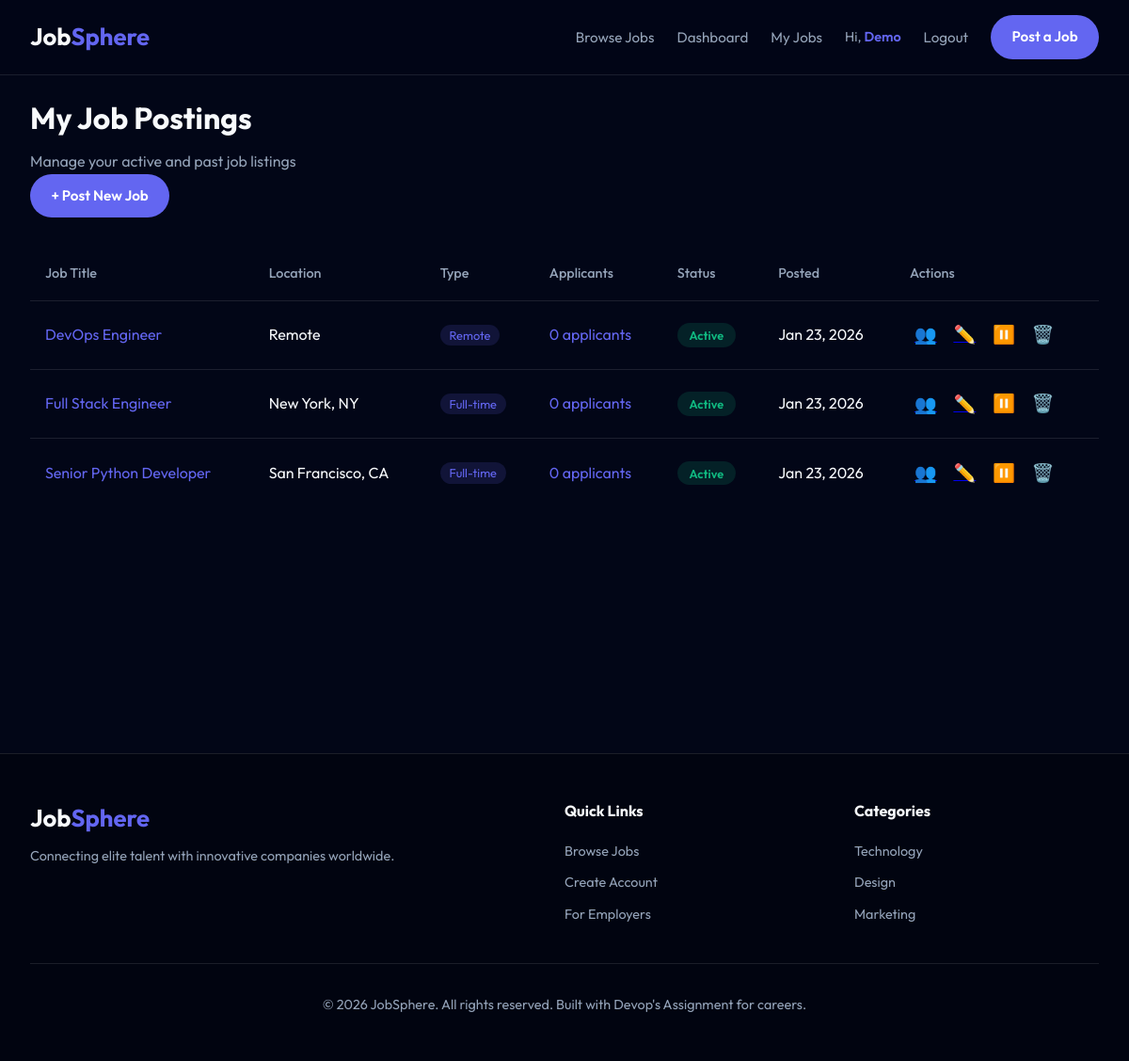
/employer/jobs (signed in), run on the app's committed database.
### models.py (models this page shows, shortened)
class User(UserMixin, db.Model):
    __tablename__ = 'users'
    id = db.Column(db.Integer, primary_key=True)
    email = db.Column(db.String(120), unique=True, nullable=False, index=True)
    password_hash = db.Column(db.String(256), nullable=False)
    name = db.Column(db.String(100), nullable=False)
    role = db.Column(db.String(20), nullable=False, default='jobseeker')  # admin, employer, jobseeker
    phone = db.Column(db.String(20))
    bio = db.Column(db.Text)
    resume_path = db.Column(db.String(255))
    skills = db.Column(db.Text)  # Comma-separated skills
    location = db.Column(db.String(100))
    is_active = db.Column(db.Boolean, default=True)
    created_at = db.Column(db.DateTime, default=datetime.utcnow)
    updated_at = db.Column(db.DateTime, default=datetime.utcnow, onupdate=datetime.utcnow)
    company = db.relationship('Company', backref='owner', uselist=False, lazy=True)
    applications = db.relationship('Application', backref='applicant', lazy='dynamic')
    def is_employer(self):
        return self.role == 'employer'
    def is_jobseeker(self):
        return self.role == 'jobseeker'

class Job(db.Model):
    __tablename__ = 'jobs'
    id = db.Column(db.Integer, primary_key=True)
    company_id = db.Column(db.Integer, db.ForeignKey('companies.id'), nullable=False)
    category_id = db.Column(db.Integer, db.ForeignKey('categories.id'))
    title = db.Column(db.String(200), nullable=False)
    description = db.Column(db.Text, nullable=False)
    requirements = db.Column(db.Text)
    responsibilities = db.Column(db.Text)
    location = db.Column(db.String(100))
    job_type = db.Column(db.String(50), default='Full-time')  # Full-time, Part-time, Contract, Remote, Internship
    experience_level = db.Column(db.String(50))  # Entry, Mid, Senior, Lead
    salary_min = db.Column(db.Integer)
    salary_max = db.Column(db.Integer)
    salary_currency = db.Column(db.String(10), default='USD')
    is_remote = db.Column(db.Boolean, default=False)
    is_active = db.Column(db.Boolean, default=True)
    is_approved = db.Column(db.Boolean, default=True)  # Admin approval
    views = db.Column(db.Integer, default=0)
    posted_date = db.Column(db.DateTime, default=datetime.utcnow)
    expiry_date = db.Column(db.DateTime, default=lambda: datetime.utcnow() + timedelta(days=30))
    applications = db.relationship('Application', backref='job', lazy='dynamic', cascade='all, delete-orphan')
    def is_expired(self):
        return datetime.utcnow() > self.expiry_date if self.expiry_date else False

### app.py (the view)
@app.route('/employer/jobs')
@login_required
@employer_required
def employer_jobs():
    if not current_user.company:
        flash('Please complete your company profile first.', 'warning')
        return redirect(url_for('employer_profile'))
    jobs = Job.query.filter_by(company_id=current_user.company.id).order_by(Job.posted_date.desc()).all()
    return render_template('employer/jobs.html', jobs=jobs)

### app.py (called while the page is built)
@login_manager.user_loader
def load_user(user_id):
    return User.query.get(int(user_id))

def employer_required(f):
    @wraps(f)
    def decorated_function(*args, **kwargs):
        if not current_user.is_authenticated or not current_user.is_employer():
            flash('Employer access required.', 'error')
            return redirect(url_for('index'))
        return f(*args, **kwargs)
    return decorated_function

### templates/employer/jobs.html (shortened to what this page needs)
{% extends 'base.html' %}
{% block content %}
<div class="page-content">
    <div class="container">
        <div class="page-header">
            <div>
                <h1>My Job Postings</h1>
                <p>Manage your active and past job listings</p>
            </div>
            <a href="{{ url_for('employer_job_new') }}" class="btn-primary">+ Post New Job</a>
        </div>
        {% if jobs %}
        <div class="jobs-table-container">
            <table class="admin-table">
                <thead>
                    <tr>
                        <th>Job Title</th>
                        <th>Location</th>
                        <th>Type</th>
                        <th>Applicants</th>
                        <th>Status</th>
                        <th>Posted</th>
                        <th>Actions</th>
                    </tr>
                </thead>
                <tbody>
                    {% for job in jobs %}
                    <tr>
                        <td>
                            <a href="{{ url_for('job_detail', job_id=job.id) }}" class="job-title-link">
                                {{ job.title }}
                            </a>
                        </td>
                        <td>{{ job.location }}</td>
                        <td><span class="type-badge">{{ job.job_type }}</span></td>
                        <td>
                            <a href="{{ url_for('employer_job_applicants', job_id=job.id) }}" class="applicant-count">
                                {{ job.applications.count() }} applicants
                            </a>
                        </td>
                        <td>
                            {% if job.is_expired() %}
                            <span class="status-badge status-rejected">Expired</span>
                            {% elif not job.is_approved %}
                            <span class="status-badge status-pending">Pending Approval</span>
                            {% elif job.is_active %}
                            <span class="status-badge status-shortlisted">Active</span>
                            {% else %}
                            <span class="status-badge status-reviewed">Inactive</span>
                            {% endif %}
                        </td>
                        <td>{{ job.posted_date.strftime('%b %d, %Y') }}</td>
                        <td>
                            <div class="action-buttons">
                                <a href="{{ url_for('employer_job_applicants', job_id=job.id) }}" class="btn-icon"
                                    title="View Applicants">👥</a>
                                <a href="{{ url_for('employer_job_edit', job_id=job.id) }}" class="btn-icon"
                                    title="Edit">✏️</a>
                                <form action="{{ url_for('employer_job_toggle', job_id=job.id) }}" method="POST"
                                    style="display:inline;">
                                    <button type="submit" class="btn-icon"
                                        title="{% if job.is_active %}Deactivate{% else %}Activate{% endif %}">
                                        {% if job.is_active %}⏸️{% else %}▶️{% endif %}
                                    </button>
                                </form>
                                <form action="{{ url_for('employer_job_delete', job_id=job.id) }}" method="POST"
                                    style="display:inline;"
                                    onsubmit="return confirm('Are you sure you want to delete this job? This will also delete all applications.');">
                                    <button type="submit" class="btn-icon danger" title="Delete">🗑️</button>
                                </form>
                            </div>
                        </td>
                    </tr>
                    {% endfor %}
                </tbody>
            </table>
        </div>
        {% endif %}
    </div>
</div>
{% endblock %}

### templates/base.html (shortened to what this page needs)
<!DOCTYPE html>
<html lang="en">
<head>
    <link rel="stylesheet" href="{{ url_for('static', filename='css/styles.css') }}">
</head>
<body>
    <header class="navbar">
        <div class="container">
            <a href="{{ url_for('index') }}" class="logo">Job<span>Sphere</span></a>
            <nav>
                <ul>
                    <li><a href="{{ url_for('index') }}#jobs">Browse Jobs</a></li>
                    {% if current_user.is_authenticated %}
                    {% if current_user.is_jobseeker() %}
                    <li><a href="{{ url_for('ats') }}">ATS Checker</a></li>
                    <li><a href="{{ url_for('my_applications') }}">My Applications</a></li>
                    <li><a href="{{ url_for('profile') }}">Profile</a></li>
                    {% elif current_user.is_employer() %}
                    <li><a href="{{ url_for('employer_dashboard') }}">Dashboard</a></li>
                    <li><a href="{{ url_for('employer_jobs') }}">My Jobs</a></li>
                    {% elif current_user.is_admin() %}
                    <li><a href="{{ url_for('admin_dashboard') }}">Admin Hub</a></li>
                    {% endif %}
                    <li class="user-greeting">Hi, <span>{{ current_user.name.split(' ')[0] }}</span></li>
                    <li><a href="{{ url_for('logout') }}">Logout</a></li>
                    {% else %}
                    <li><a href="{{ url_for('login') }}">Login</a></li>
                    <li><a href="{{ url_for('register') }}" class="btn-primary">Get Started</a></li>
                    {% endif %}
                    {% if current_user.is_authenticated and current_user.is_employer() %}
                    <li><a href="{{ url_for('employer_job_new') }}" class="btn-primary">Post a Job</a></li>
                    {% endif %}
                </ul>
            </nav>
        </div>
    </header>
    <main>
        {% block content %}{% endblock %}
    </main>
    <footer>
        <div class="container">
            <div class="footer-content">
                <div class="footer-brand">
                    <a href="/" class="logo">Job<span>Sphere</span></a>
                    <p>Connecting elite talent with innovative companies worldwide.</p>
                </div>
                <div class="footer-links">
                    <h4>Quick Links</h4>
                    <ul>
                        <li><a href="{{ url_for('index') }}">Browse Jobs</a></li>
                        <li><a href="{{ url_for('register') }}">Create Account</a></li>
                        <li><a href="#">For Employers</a></li>
                    </ul>
                </div>
                <div class="footer-links">
                    <h4>Categories</h4>
                    <ul>
                        <li><a href="#">Technology</a></li>
                        <li><a href="#">Design</a></li>
                        <li><a href="#">Marketing</a></li>
                    </ul>
                </div>
            </div>
            <div class="footer-bottom">
                <p>&copy; 2026 JobSphere. All rights reserved. Built with Devop's Assignment for careers.</p>
            </div>
        </div>
    </footer>
</body>
</html>

### static/css/styles.css (style rules this page uses)
:root { --primary: #6366f1; --primary-hover: #4f46e5; --secondary: #0f172a; --accent: #f43f5e; --success: #10b981; --warning: #f59e0b; --bg-dark: #020617; --glass-bg: rgba(255, 255, 255, 0.05); --glass-border: rgba(255, 255, 255, 0.1); --text-main: #f8fafc; --text-muted: #94a3b8; --transition: all 0.3s cubic-bezier(0.4, 0, 0.2, 1); }
* { margin: 0; padding: 0; box-sizing: border-box; }
body { font-family: 'Outfit', sans-serif; background-color: var(--bg-dark); color: var(--text-main); line-height: 1.6; overflow-x: hidden; }
.container { max-width: 1200px; margin: 0 auto; padding: 0 2rem; }
.navbar { padding: 1rem 0; position: fixed; width: 100%; top: 0; z-index: 1000; backdrop-filter: blur(10px); background: rgba(2, 6, 23, 0.9); border-bottom: 1px solid var(--glass-border); }
.navbar .container { display: flex; justify-content: space-between; align-items: center; }
.logo { font-size: 1.6rem; font-weight: 700; text-decoration: none; color: var(--text-main); }
.logo span { color: var(--primary); }
nav ul { display: flex; list-style: none; gap: 1.5rem; align-items: center; }
nav a { text-decoration: none; color: var(--text-muted); font-weight: 400; transition: var(--transition); font-size: 0.95rem; }
.user-greeting { color: var(--text-muted); font-size: 0.9rem; }
.user-greeting span { color: var(--primary); font-weight: 600; }
.btn-primary { background: var(--primary); color: white !important; padding: 0.7rem 1.4rem; border-radius: 50px; font-weight: 600; border: none; cursor: pointer; transition: var(--transition); display: inline-flex; align-items: center; gap: 0.5rem; text-decoration: none; font-size: 0.95rem; }
.btn-icon { background: none; border: none; cursor: pointer; font-size: 1.2rem; padding: 0.3rem; transition: var(--transition); }
.page-content { padding-top: 100px; min-height: 100vh; padding-bottom: 4rem; }
.page-header { margin-bottom: 2rem; }
.page-header h1 { font-size: 2rem; margin-bottom: 0.5rem; }
.page-header p { color: var(--text-muted); }
.status-badge { padding: 0.3rem 0.8rem; border-radius: 50px; font-size: 0.8rem; font-weight: 600; text-transform: capitalize; }
.status-shortlisted { background: rgba(16, 185, 129, 0.15); color: var(--success); }
.admin-table { width: 100%; border-collapse: collapse; min-width: 600px; }
.admin-table th { text-align: left; padding: 1rem; color: var(--text-muted); font-weight: 500; border-bottom: 1px solid var(--glass-border); font-size: 0.9rem; }
.admin-table td { padding: 1rem; border-bottom: 1px solid var(--glass-border); }
.admin-table tr:last-child td { border-bottom: none; }
.action-buttons { display: flex; gap: 0.5rem; align-items: center; }
.job-title-link { color: var(--primary); text-decoration: none; }
footer { padding: 3rem 0; border-top: 1px solid var(--glass-border); background: rgba(0, 0, 0, 0.3); }
.footer-content { display: grid; grid-template-columns: 2fr 1fr 1fr; gap: 3rem; margin-bottom: 2rem; }
.footer-brand .logo { margin-bottom: 0.5rem; display: inline-block; }
.footer-brand p { color: var(--text-muted); font-size: 0.9rem; }
.footer-links h4 { margin-bottom: 1rem; font-size: 1rem; }
.footer-links ul { list-style: none; }
.footer-links li { margin-bottom: 0.5rem; }
.footer-links a { color: var(--text-muted); text-decoration: none; font-size: 0.9rem; }
.footer-bottom { text-align: center; padding-top: 2rem; border-top: 1px solid var(--glass-border); color: var(--text-muted); font-size: 0.9rem; }
.type-badge { padding: 0.2rem 0.6rem; background: rgba(99, 102, 241, 0.15); color: var(--primary); border-radius: 50px; font-size: 0.8rem; }
.applicant-count { color: var(--primary); text-decoration: none; }

### data on the page
User: name "Demo"
Job: title "DevOps Engineer", location "Remote", job_type "Remote", applications.count "0", is_approved "Active", posted_date "Jan 23, 2026"
Job: title "Full Stack Engineer", location "New York, NY", job_type "Full-time", applications.count "0", is_approved "Active", posted_date "Jan 23, 2026"
Job: title "Senior Python Developer", location "San Francisco, CA", job_type "Full-time", applications.count "0", is_approved "Active", posted_date "Jan 23, 2026"
